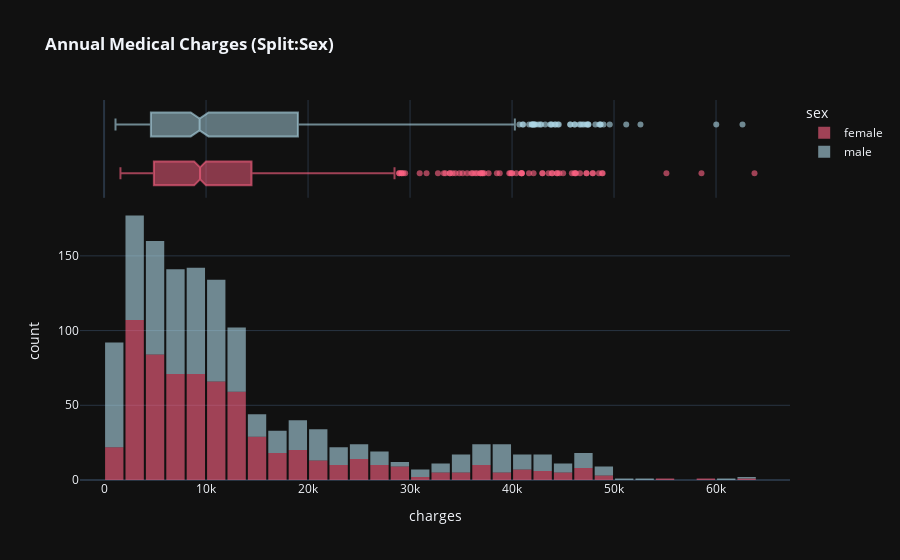

The notebook cell saved with this chart:
### Markdown cell above
<b>EXERCISE</b>

### Code cell
graph = px.histogram(med_df,
                     x='charges',
                     marginal='box',
                     color='sex',
                     color_discrete_sequence=[pastel_red, Pastel_blue],
                     title='<b>Annual Medical Charges (Split:Sex)</b>'
                     )
graph.update_layout(bargap=0.1, template='plotly_dark')
graph.show()

### Figure 1 — Plotly figure (JSON) as saved in the notebook; plotly's stock layout.template omitted (floating-point values rounded to 4 significant figures; data arrays with more than 128 entries replaced by an {"elided": "..."} marker saying what was removed)
{"data": [{"bingroup": "x", "hovertemplate": "sex=female<br>charges=%{x}<br>count=%{y}<extra></extra>", "legendgroup": "female", "marker": {"color": "rgba(255, 99, 132, 0.6)", "pattern": {"shape": ""}}, "name": "female", "orientation": "v", "showlegend": true, "type": "histogram", "x": {"elided": "662 float values"}, "xaxis": "x", "yaxis": "y"}, {"hovertemplate": "sex=female<br>charges=%{x}<extra></extra>", "legendgroup": "female", "marker": {"color": "rgba(255, 99, 132, 0.6)"}, "name": "female", "notched": true, "showlegend": false, "type": "box", "x": {"elided": "662 float values"}, "xaxis": "x2", "yaxis": "y2"}, {"bingroup": "x", "hovertemplate": "sex=male<br>charges=%{x}<br>count=%{y}<extra></extra>", "legendgroup": "male", "marker": {"color": "rgba(173, 216, 230, 0.6)", "pattern": {"shape": ""}}, "name": "male", "orientation": "v", "showlegend": true, "type": "histogram", "x": {"elided": "676 float values"}, "xaxis": "x", "yaxis": "y"}, {"hovertemplate": "sex=male<br>charges=%{x}<extra></extra>", "legendgroup": "male", "marker": {"color": "rgba(173, 216, 230, 0.6)"}, "name": "male", "notched": true, "showlegend": false, "type": "box", "x": {"elided": "676 float values"}, "xaxis": "x2", "yaxis": "y2"}], "layout": {"bargap": 0.1, "barmode": "relative", "legend": {"title": {"text": "sex"}, "tracegroupgap": 0}, "title": {"text": "<b>Annual Medical Charges (Split:Sex)</b>"}, "xaxis": {"anchor": "y", "domain": [0, 1], "title": {"text": "charges"}}, "xaxis2": {"anchor": "y2", "domain": [0, 1], "matches": "x", "showgrid": true, "showticklabels": false}, "yaxis": {"anchor": "x", "domain": [0, 0.7326], "title": {"text": "count"}}, "yaxis2": {"anchor": "x2", "domain": [0.7426, 1], "matches": "y2", "showgrid": false, "showline": false, "showticklabels": false, "ticks": ""}}}
